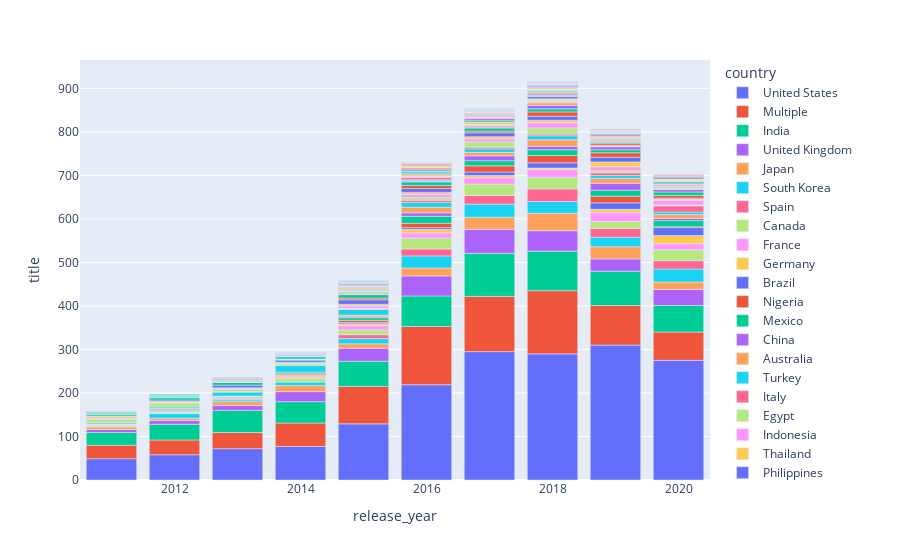

Write notebook code for a chart like this one.
### Code cell
cat_year2 = netflix_country.groupby(["release_year", "country"], as_index=False).agg({'title': pd.Series.count})
cat_year2.sort_values('title', ascending=False, inplace=True)

cat_year2


fig = px.bar(cat_year2.query("release_year > 2010 and release_year < 2021"), x="release_year", y="title", color="country",
           hover_name="country")
fig.show()

### Figure 1 — Plotly figure (JSON) as saved in the notebook; plotly's stock layout.template omitted (floating-point values rounded to 4 significant figures)
{"data": [{"alignmentgroup": "True", "hovertemplate": "<b>%{hovertext}</b><br><br>country=United States<br>release_year=%{x}<br>title=%{y}<extra></extra>", "hovertext": ["United States", "United States", "United States", "United States", "United States", "United States", "United States", "United States", "United States", "United States"], "legendgroup": "United States", "marker": {"color": "#636efa"}, "name": "United States", "offsetgroup": "United States", "orientation": "v", "showlegend": true, "textposition": "auto", "type": "bar", "x": [2019, 2017, 2018, 2020, 2016, 2015, 2014, 2013, 2012, 2011], "xaxis": "x", "y": [310, 295, 290, 275, 219, 129, 77, 72, 58, 49], "yaxis": "y"}, {"alignmentgroup": "True", "hovertemplate": "<b>%{hovertext}</b><br><br>country=Multiple<br>release_year=%{x}<br>title=%{y}<extra></extra>", "hovertext": ["Multiple", "Multiple", "Multiple", "Multiple", "Multiple", "Multiple", "Multiple", "Multiple", "Multiple", "Multiple"], "legendgroup": "Multiple", "marker": {"color": "#EF553B"}, "name": "Multiple", "offsetgroup": "Multiple", "orientation": "v", "showlegend": true, "textposition": "auto", "type": "bar", "x": [2018, 2016, 2017, 2019, 2015, 2020, 2014, 2013, 2012, 2011], "xaxis": "x", "y": [145, 134, 127, 91, 86, 65, 54, 37, 34, 31], "yaxis": "y"}, {"alignmentgroup": "True", "hovertemplate": "<b>%{hovertext}</b><br><br>country=India<br>release_year=%{x}<br>title=%{y}<extra></extra>", "hovertext": ["India", "India", "India", "India", "India", "India", "India", "India", "India", "India"], "legendgroup": "India", "marker": {"color": "#00cc96"}, "name": "India", "offsetgroup": "India", "orientation": "v", "showlegend": true, "textposition": "auto", "type": "bar", "x": [2017, 2018, 2019, 2016, 2020, 2015, 2013, 2014, 2012, 2011], "xaxis": "x", "y": [99, 91, 79, 70, 61, 58, 51, 49, 36, 29], "yaxis": "y"}, {"alignmentgroup": "True", "hovertemplate": "<b>%{hovertext}</b><br><br>country=United Kingdom<br>release_year=%{x}<br>title=%{y}<extra></extra>", "hovertext": ["United Kingdom", "United Kingdom", "United Kingdom", "United Kingdom", "United Kingdom", "United Kingdom", "United Kingdom", "United Kingdom", "United Kingdom", "United Kingdom"], "legendgroup": "United Kingdom", "marker": {"color": "#ab63fa"}, "name": "United Kingdom", "offsetgroup": "United Kingdom", "orientation": "v", "showlegend": true, "textposition": "auto", "type": "bar", "x": [2017, 2018, 2016, 2020, 2015, 2019, 2014, 2013, 2012, 2011], "xaxis": "x", "y": [55, 47, 46, 37, 30, 28, 23, 11, 9, 7], "yaxis": "y"}, {"alignmentgroup": "True", "hovertemplate": "<b>%{hovertext}</b><br><br>country=Japan<br>release_year=%{x}<br>title=%{y}<extra></extra>", "hovertext": ["Japan", "Japan", "Japan", "Japan", "Japan", "Japan", "Japan", "Japan", "Japan", "Japan"], "legendgroup": "Japan", "marker": {"color": "#FFA15A"}, "name": "Japan", "offsetgroup": "Japan", "orientation": "v", "showlegend": true, "textposition": "auto", "type": "bar", "x": [2018, 2019, 2017, 2016, 2020, 2014, 2015, 2013, 2011, 2012], "xaxis": "x", "y": [40, 28, 28, 18, 17, 14, 10, 9, 6, 5], "yaxis": "y"}, {"alignmentgroup": "True", "hovertemplate": "<b>%{hovertext}</b><br><br>country=South Korea<br>release_year=%{x}<br>title=%{y}<extra></extra>", "hovertext": ["South Korea", "South Korea", "South Korea", "South Korea", "South Korea", "South Korea", "South Korea", "South Korea", "South Korea", "South Korea"], "legendgroup": "South Korea", "marker": {"color": "#19d3f3"}, "name": "South Korea", "offsetgroup": "South Korea", "orientation": "v", "showlegend": true, "textposition": "auto", "type": "bar", "x": [2017, 2020, 2016, 2018, 2019, 2015, 2012, 2014, 2013, 2011], "xaxis": "x", "y": [30, 30, 28, 27, 22, 12, 11, 8, 4, 1], "yaxis": "y"}, {"alignmentgroup": "True", "hovertemplate": "<b>%{hovertext}</b><br><br>country=Spain<br>release_year=%{x}<br>title=%{y}<extra></extra>", "hovertext": ["Spain", "Spain", "Spain", "Spain", "Spain", "Spain", "Spain"], "legendgroup": "Spain", "marker": {"color": "#FF6692"}, "name": "Spain", "offsetgroup": "Spain", "orientation": "v", "showlegend": true, "textposition": "auto", "type": "bar", "x": [2018, 2017, 2019, 2020, 2016, 2015, 2013], "xaxis": "x", "y": [29, 20, 20, 19, 16, 9, 2], "yaxis": "y"}, {"alignmentgroup": "True", "hovertemplate": "<b>%{hovertext}</b><br><br>country=Canada<br>release_year=%{x}<br>title=%{y}<extra></extra>", "hovertext": ["Canada", "Canada", "Canada", "Canada", "Canada", "Canada", "Canada", "Canada", "Canada", "Canada"], "legendgroup": "Canada", "marker": {"color": "#B6E880"}, "name": "Canada", "offsetgroup": "Canada", "orientation": "v", "showlegend": true, "textposition": "auto", "type": "bar", "x": [2018, 2017, 2016, 2020, 2019, 2015, 2014, 2011, 2012, 2013], "xaxis": "x", "y": [27, 26, 25, 25, 16, 11, 9, 3, 3, 1], "yaxis": "y"}, {"alignmentgroup": "True", "hovertemplate": "<b>%{hovertext}</b><br><br>country=France<br>release_year=%{x}<br>title=%{y}<extra></extra>", "hovertext": ["France", "France", "France", "France", "France", "France", "France", "France", "France"], "legendgroup": "France", "marker": {"color": "#FF97FF"}, "name": "France", "offsetgroup": "France", "orientation": "v", "showlegend": true, "textposition": "auto", "type": "bar", "x": [2019, 2018, 2017, 2020, 2016, 2015, 2014, 2012, 2011], "xaxis": "x", "y": [21, 17, 15, 14, 12, 10, 3, 1, 1], "yaxis": "y"}, {"alignmentgroup": "True", "hovertemplate": "<b>%{hovertext}</b><br><br>country=Germany<br>release_year=%{x}<br>title=%{y}<extra></extra>", "hovertext": ["Germany", "Germany", "Germany", "Germany", "Germany", "Germany", "Germany", "Germany"], "legendgroup": "Germany", "marker": {"color": "#FECB52"}, "name": "Germany", "offsetgroup": "Germany", "orientation": "v", "showlegend": true, "textposition": "auto", "type": "bar", "x": [2020, 2016, 2019, 2017, 2018, 2015, 2014, 2013], "xaxis": "x", "y": [19, 8, 7, 5, 4, 4, 4, 1], "yaxis": "y"}, {"alignmentgroup": "True", "hovertemplate": "<b>%{hovertext}</b><br><br>country=Brazil<br>release_year=%{x}<br>title=%{y}<extra></extra>", "hovertext": ["Brazil", "Brazil", "Brazil", "Brazil", "Brazil", "Brazil", "Brazil", "Brazil", "Brazil"], "legendgroup": "Brazil", "marker": {"color": "#636efa"}, "name": "Brazil", "offsetgroup": "Brazil", "orientation": "v", "showlegend": true, "textposition": "auto", "type": "bar", "x": [2020, 2019, 2018, 2017, 2016, 2015, 2013, 2012, 2014], "xaxis": "x", "y": [18, 15, 12, 8, 4, 3, 1, 1, 1], "yaxis": "y"}, {"alignmentgroup": "True", "hovertemplate": "<b>%{hovertext}</b><br><br>country=Nigeria<br>release_year=%{x}<br>title=%{y}<extra></extra>", "hovertext": ["Nigeria", "Nigeria", "Nigeria", "Nigeria", "Nigeria", "Nigeria", "Nigeria", "Nigeria", "Nigeria"], "legendgroup": "Nigeria", "marker": {"color": "#EF553B"}, "name": "Nigeria", "offsetgroup": "Nigeria", "orientation": "v", "showlegend": true, "textposition": "auto", "type": "bar", "x": [2018, 2019, 2017, 2016, 2015, 2014, 2020, 2012, 2013], "xaxis": "x", "y": [17, 15, 14, 10, 5, 3, 2, 1, 1], "yaxis": "y"}, {"alignmentgroup": "True", "hovertemplate": "<b>%{hovertext}</b><br><br>country=Mexico<br>release_year=%{x}<br>title=%{y}<extra></extra>", "hovertext": ["Mexico", "Mexico", "Mexico", "Mexico", "Mexico", "Mexico", "Mexico", "Mexico", "Mexico"], "legendgroup": "Mexico", "marker": {"color": "#00cc96"}, "name": "Mexico", "offsetgroup": "Mexico", "orientation": "v", "showlegend": true, "textposition": "auto", "type": "bar", "x": [2016, 2020, 2019, 2018, 2017, 2015, 2014, 2013, 2012], "xaxis": "x", "y": [16, 14, 14, 13, 12, 6, 3, 2, 2], "yaxis": "y"}, {"alignmentgroup": "True", "hovertemplate": "<b>%{hovertext}</b><br><br>country=China<br>release_year=%{x}<br>title=%{y}<extra></extra>", "hovertext": ["China", "China", "China", "China", "China", "China", "China", "China"], "legendgroup": "China", "marker": {"color": "#ab63fa"}, "name": "China", "offsetgroup": "China", "orientation": "v", "showlegend": true, "textposition": "auto", "type": "bar", "x": [2019, 2017, 2016, 2018, 2020, 2015, 2012, 2011], "xaxis": "x", "y": [16, 11, 8, 8, 5, 2, 2, 1], "yaxis": "y"}, {"alignmentgroup": "True", "hovertemplate": "<b>%{hovertext}</b><br><br>country=Australia<br>release_year=%{x}<br>title=%{y}<extra></extra>", "hovertext": ["Australia", "Australia", "Australia", "Australia", "Australia", "Australia", "Australia", "Australia", "Australia"], "legendgroup": "Australia", "marker": {"color": "#FFA15A"}, "name": "Australia", "offsetgroup": "Australia", "orientation": "v", "showlegend": true, "textposition": "auto", "type": "bar", "x": [2018, 2016, 2019, 2020, 2017, 2015, 2012, 2013, 2011], "xaxis": "x", "y": [15, 13, 11, 9, 8, 4, 2, 1, 1], "yaxis": "y"}, {"alignmentgroup": "True", "hovertemplate": "<b>%{hovertext}</b><br><br>country=Turkey<br>release_year=%{x}<br>title=%{y}<extra></extra>", "hovertext": ["Turkey", "Turkey", "Turkey", "Turkey", "Turkey", "Turkey", "Turkey", "Turkey", "Turkey", "Turkey"], "legendgroup": "Turkey", "marker": {"color": "#19d3f3"}, "name": "Turkey", "offsetgroup": "Turkey", "orientation": "v", "showlegend": true, "textposition": "auto", "type": "bar", "x": [2014, 2015, 2016, 2013, 2018, 2017, 2019, 2020, 2012, 2011], "xaxis": "x", "y": [15, 13, 11, 9, 9, 8, 7, 6, 3, 3], "yaxis": "y"}, {"alignmentgroup": "True", "hovertemplate": "<b>%{hovertext}</b><br><br>country=Italy<br>release_year=%{x}<br>title=%{y}<extra></extra>", "hovertext": ["Italy", "Italy", "Italy", "Italy", "Italy", "Italy", "Italy"], "legendgroup": "Italy", "marker": {"color": "#FF6692"}, "name": "Italy", "offsetgroup": "Italy", "orientation": "v", "showlegend": true, "textposition": "auto", "type": "bar", "x": [2020, 2019, 2016, 2017, 2018, 2015, 2013], "xaxis": "x", "y": [14, 6, 5, 4, 4, 1, 1], "yaxis": "y"}, {"alignmentgroup": "True", "hovertemplate": "<b>%{hovertext}</b><br><br>country=Egypt<br>release_year=%{x}<br>title=%{y}<extra></extra>", "hovertext": ["Egypt", "Egypt", "Egypt", "Egypt", "Egypt", "Egypt", "Egypt", "Egypt", "Egypt", "Egypt"], "legendgroup": "Egypt", "marker": {"color": "#B6E880"}, "name": "Egypt", "offsetgroup": "Egypt", "orientation": "v", "showlegend": true, "textposition": "auto", "type": "bar", "x": [2018, 2017, 2012, 2011, 2016, 2019, 2013, 2014, 2015, 2020], "xaxis": "x", "y": [14, 12, 9, 7, 6, 5, 5, 4, 2, 2], "yaxis": "y"}, {"alignmentgroup": "True", "hovertemplate": "<b>%{hovertext}</b><br><br>country=Indonesia<br>release_year=%{x}<br>title=%{y}<extra></extra>", "hovertext": ["Indonesia", "Indonesia", "Indonesia", "Indonesia", "Indonesia", "Indonesia", "Indonesia", "Indonesia", "Indonesia", "Indonesia"], "legendgroup": "Indonesia", "marker": {"color": "#FF97FF"}, "name": "Indonesia", "offsetgroup": "Indonesia", "orientation": "v", "showlegend": true, "textposition": "auto", "type": "bar", "x": [2018, 2020, 2019, 2016, 2017, 2015, 2011, 2013, 2012, 2014], "xaxis": "x", "y": [12, 11, 9, 8, 7, 5, 3, 3, 1, 1], "yaxis": "y"}, {"alignmentgroup": "True", "hovertemplate": "<b>%{hovertext}</b><br><br>country=Thailand<br>release_year=%{x}<br>title=%{y}<extra></extra>", "hovertext": ["Thailand", "Thailand", "Thailand", "Thailand", "Thailand", "Thailand", "Thailand", "Thailand", "Thailand", "Thailand"], "legendgroup": "Thailand", "marker": {"color": "#FECB52"}, "name": "Thailand", "offsetgroup": "Thailand", "orientation": "v", "showlegend": true, "textposition": "auto", "type": "bar", "x": [2019, 2018, 2017, 2016, 2011, 2015, 2012, 2020, 2014, 2013], "xaxis": "x", "y": [11, 6, 5, 4, 4, 4, 3, 3, 2, 1], "yaxis": "y"}, {"alignmentgroup": "True", "hovertemplate": "<b>%{hovertext}</b><br><br>country=Philippines<br>release_year=%{x}<br>title=%{y}<extra></extra>", "hovertext": ["Philippines", "Philippines", "Philippines", "Philippines", "Philippines", "Philippines", "Philippines", "Philippines", "Philippines", "Philippines"], "legendgroup": "Philippines", "marker": {"color": "#636efa"}, "name": "Philippines", "offsetgroup": "Philippines", "orientation": "v", "showlegend": true, "textposition": "auto", "type": "bar", "x": [2019, 2015, 2017, 2016, 2018, 2013, 2014, 2012, 2020, 2011], "xaxis": "x", "y": [11, 10, 9, 9, 9, 6, 4, 3, 2, 1], "yaxis": "y"}, {"alignmentgroup": "True", "hovertemplate": "<b>%{hovertext}</b><br><br>country=Argentina<br>release_year=%{x}<br>title=%{y}<extra></extra>", "hovertext": ["Argentina", "Argentina", "Argentina", "Argentina", "Argentina", "Argentina"], "legendgroup": "Argentina", "marker": {"color": "#EF553B"}, "name": "Argentina", "offsetgroup": "Argentina", "orientation": "v", "showlegend": true, "textposition": "auto", "type": "bar", "x": [2018, 2019, 2016, 2020, 2015, 2017], "xaxis": "x", "y": [10, 10, 7, 6, 4, 4], "yaxis": "y"}, {"alignmentgroup": "True", "hovertemplate": "<b>%{hovertext}</b><br><br>country=Taiwan<br>release_year=%{x}<br>title=%{y}<extra></extra>", "hovertext": ["Taiwan", "Taiwan", "Taiwan", "Taiwan", "Taiwan", "Taiwan", "Taiwan", "Taiwan", "Taiwan", "Taiwan"], "legendgroup": "Taiwan", "marker": {"color": "#00cc96"}, "name": "Taiwan", "offsetgroup": "Taiwan", "orientation": "v", "showlegend": true, "textposition": "auto", "type": "bar", "x": [2016, 2015, 2020, 2019, 2018, 2017, 2013, 2012, 2011, 2014], "xaxis": "x", "y": [8, 8, 8, 7, 7, 7, 6, 5, 4, 3], "yaxis": "y"}, {"alignmentgroup": "True", "hovertemplate": "<b>%{hovertext}</b><br><br>country=Colombia<br>release_year=%{x}<br>title=%{y}<extra></extra>", "hovertext": ["Colombia", "Colombia", "Colombia", "Colombia", "Colombia", "Colombia", "Colombia"], "legendgroup": "Colombia", "marker": {"color": "#ab63fa"}, "name": "Colombia", "offsetgroup": "Colombia", "orientation": "v", "showlegend": true, "textposition": "auto", "type": "bar", "x": [2018, 2019, 2020, 2016, 2017, 2015, 2012], "xaxis": "x", "y": [8, 7, 6, 2, 2, 1, 1], "yaxis": "y"}, {"alignmentgroup": "True", "hovertemplate": "<b>%{hovertext}</b><br><br>country=Malaysia<br>release_year=%{x}<br>title=%{y}<extra></extra>", "hovertext": ["Malaysia", "Malaysia", "Malaysia", "Malaysia", "Malaysia", "Malaysia", "Malaysia", "Malaysia", "Malaysia"], "legendgroup": "Malaysia", "marker": {"color": "#FFA15A"}, "name": "Malaysia", "offsetgroup": "Malaysia", "orientation": "v", "showlegend": true, "textposition": "auto", "type": "bar", "x": [2018, 2015, 2020, 2019, 2013, 2014, 2011, 2017, 2016], "xaxis": "x", "y": [6, 3, 1, 1, 1, 1, 1, 1, 1], "yaxis": "y"}, {"alignmentgroup": "True", "hovertemplate": "<b>%{hovertext}</b><br><br>country=Singapore<br>release_year=%{x}<br>title=%{y}<extra></extra>", "hovertext": ["Singapore", "Singapore", "Singapore", "Singapore", "Singapore", "Singapore", "Singapore", "Singapore"], "legendgroup": "Singapore", "marker": {"color": "#19d3f3"}, "name": "Singapore", "offsetgroup": "Singapore", "orientation": "v", "showlegend": true, "textposition": "auto", "type": "bar", "x": [2014, 2011, 2012, 2016, 2015, 2018, 2020, 2013], "xaxis": "x", "y": [6, 4, 3, 2, 2, 1, 1, 1], "yaxis": "y"}, {"alignmentgroup": "True", "hovertemplate": "<b>%{hovertext}</b><br><br>country=Ireland<br>release_year=%{x}<br>title=%{y}<extra></extra>", "hovertext": ["Ireland", "Ireland", "Ireland"], "legendgroup": "Ireland", "marker": {"color": "#FF6692"}, "name": "Ireland", "offsetgroup": "Ireland", "orientation": "v", "showlegend": true, "textposition": "auto", "type": "bar", "x": [2016, 2017, 2018], "xaxis": "x", "y": [5, 3, 2], "yaxis": "y"}, {"alignmentgroup": "True", "hovertemplate": "<b>%{hovertext}</b><br><br>country=Poland<br>release_year=%{x}<br>title=%{y}<extra></extra>", "hovertext": ["Poland", "Poland", "Poland", "Poland", "Poland"], "legendgroup": "Poland", "marker": {"color": "#B6E880"}, "name": "Poland", "offsetgroup": "Poland", "orientation": "v", "showlegend": true, "textposition": "auto", "type": "bar", "x": [2020, 2019, 2017, 2018, 2015], "xaxis": "x", "y": [5, 2, 2, 2, 1], "yaxis": "y"}, {"alignmentgroup": "True", "hovertemplate": "<b>%{hovertext}</b><br><br>country=Norway<br>release_year=%{x}<br>title=%{y}<extra></extra>", "hovertext": ["Norway", "Norway", "Norway"], "legendgroup": "Norway", "marker": {"color": "#FF97FF"}, "name": "Norway", "offsetgroup": "Norway", "orientation": "v", "showlegend": true, "textposition": "auto", "type": "bar", "x": [2020, 2016, 2018], "xaxis": "x", "y": [5, 3, 1], "yaxis": "y"}, {"alignmentgroup": "True", "hovertemplate": "<b>%{hovertext}</b><br><br>country=Pakistan<br>release_year=%{x}<br>title=%{y}<extra></extra>", "hovertext": ["Pakistan", "Pakistan", "Pakistan", "Pakistan", "Pakistan", "Pakistan", "Pakistan", "Pakistan"], "legendgroup": "Pakistan", "marker": {"color": "#FECB52"}, "name": "Pakistan", "offsetgroup": "Pakistan", "orientation": "v", "showlegend": true, "textposition": "auto", "type": "bar", "x": [2017, 2016, 2018, 2015, 2012, 2013, 2014, 2011], "xaxis": "x", "y": [5, 4, 3, 2, 1, 1, 1, 1], "yaxis": "y"}, {"alignmentgroup": "True", "hovertemplate": "<b>%{hovertext}</b><br><br>country=Denmark<br>release_year=%{x}<br>title=%{y}<extra></extra>", "hovertext": ["Denmark", "Denmark", "Denmark", "Denmark", "Denmark", "Denmark"], "legendgroup": "Denmark", "marker": {"color": "#636efa"}, "name": "Denmark", "offsetgroup": "Denmark", "orientation": "v", "showlegend": true, "textposition": "auto", "type": "bar", "x": [2018, 2016, 2020, 2015, 2012, 2017], "xaxis": "x", "y": [5, 3, 1, 1, 1, 1], "yaxis": "y"}, {"alignmentgroup": "True", "hovertemplate": "<b>%{hovertext}</b><br><br>country=Kuwait<br>release_year=%{x}<br>title=%{y}<extra></extra>", "hovertext": ["Kuwait", "Kuwait"], "legendgroup": "Kuwait", "marker": {"color": "#EF553B"}, "name": "Kuwait", "offsetgroup": "Kuwait", "orientation": "v", "showlegend": true, "textposition": "auto", "type": "bar", "x": [2019, 2018], "xaxis": "x", "y": [4, 1], "yaxis": "y"}, {"alignmentgroup": "True", "hovertemplate": "<b>%{hovertext}</b><br><br>country=South Africa<br>release_year=%{x}<br>title=%{y}<extra></extra>", "hovertext": ["South Africa", "South Africa", "South Africa", "South Africa", "South Africa", "South Africa", "South Africa", "South Africa"], "legendgroup": "South Africa", "marker": {"color": "#00cc96"}, "name": "South Africa", "offsetgroup": "South Africa", "orientation": "v", "showlegend": true, "textposition": "auto", "type": "bar", "x": [2017, 2020, 2019, 2016, 2013, 2015, 2018, 2012], "xaxis": "x", "y": [4, 4, 3, 3, 2, 2, 2, 2], "yaxis": "y"}, {"alignmentgroup": "True", "hovertemplate": "<b>%{hovertext}</b><br><br>country=Lebanon<br>release_year=%{x}<br>title=%{y}<extra></extra>", "hovertext": ["Lebanon", "Lebanon", "Lebanon", "Lebanon", "Lebanon"], "legendgroup": "Lebanon", "marker": {"color": "#ab63fa"}, "name": "Lebanon", "offsetgroup": "Lebanon", "orientation": "v", "showlegend": true, "textposition": "auto", "type": "bar", "x": [2017, 2018, 2019, 2020, 2013], "xaxis": "x", "y": [4, 3, 2, 1, 1], "yaxis": "y"}, {"alignmentgroup": "True", "hovertemplate": "<b>%{hovertext}</b><br><br>country=Netherlands<br>release_year=%{x}<br>title=%{y}<extra></extra>", "hovertext": ["Netherlands", "Netherlands", "Netherlands", "Netherlands", "Netherlands", "Netherlands"], "legendgroup": "Netherlands", "marker": {"color": "#FFA15A"}, "name": "Netherlands", "offsetgroup": "Netherlands", "orientation": "v", "showlegend": true, "textposition": "auto", "type": "bar", "x": [2018, 2015, 2017, 2019, 2020, 2016], "xaxis": "x", "y": [4, 3, 2, 2, 2, 1], "yaxis": "y"}, {"alignmentgroup": "True", "hovertemplate": "<b>%{hovertext}</b><br><br>country=New Zealand<br>release_year=%{x}<br>title=%{y}<extra></extra>", "hovertext": ["New Zealand", "New Zealand", "New Zealand"], "legendgroup": "New Zealand", "marker": {"color": "#19d3f3"}, "name": "New Zealand", "offsetgroup": "New Zealand", "orientation": "v", "showlegend": true, "textposition": "auto", "type": "bar", "x": [2016, 2018, 2015], "xaxis": "x", "y": [4, 3, 2], "yaxis": "y"}, {"alignmentgroup": "True", "hovertemplate": "<b>%{hovertext}</b><br><br>country=Hong Kong<br>release_year=%{x}<br>title=%{y}<extra></extra>", "hovertext": ["Hong Kong", "Hong Kong", "Hong Kong", "Hong Kong", "Hong Kong", "Hong Kong", "Hong Kong", "Hong Kong"], "legendgroup": "Hong Kong", "marker": {"color": "#FF6692"}, "name": "Hong Kong", "offsetgroup": "Hong Kong", "orientation": "v", "showlegend": true, "textposition": "auto", "type": "bar", "x": [2016, 2019, 2013, 2014, 2018, 2015, 2011, 2017], "xaxis": "x", "y": [4, 3, 2, 2, 1, 1, 1, 1], "yaxis": "y"}, {"alignmentgroup": "True", "hovertemplate": "<b>%{hovertext}</b><br><br>country=United Arab Emirates<br>release_year=%{x}<br>title=%{y}<extra></extra>", "hovertext": ["United Arab Emirates", "United Arab Emirates", "United Arab Emirates", "United Arab Emirates", "United Arab Emirates", "United Arab Emirates"], "legendgroup": "United Arab Emirates", "marker": {"color": "#B6E880"}, "name": "United Arab Emirates", "offsetgroup": "United Arab Emirates", "orientation": "v", "showlegend": true, "textposition": "auto", "type": "bar", "x": [2019, 2018, 2016, 2020, 2014, 2015], "xaxis": "x", "y": [3, 3, 2, 1, 1, 1], "yaxis": "y"}, {"alignmentgroup": "True", "hovertemplate": "<b>%{hovertext}</b><br><br>country=Belgium<br>release_year=%{x}<br>title=%{y}<extra></extra>", "hovertext": ["Belgium", "Belgium", "Belgium", "Belgium"], "legendgroup": "Belgium", "marker": {"color": "#FF97FF"}, "name": "Belgium", "offsetgroup": "Belgium", "orientation": "v", "showlegend": true, "textposition": "auto", "type": "bar", "x": [2017, 2019, 2018, 2020], "xaxis": "x", "y": [3, 2, 1, 1], "yaxis": "y"}, {"alignmentgroup": "True", "hovertemplate": "<b>%{hovertext}</b><br><br>country=Chile<br>release_year=%{x}<br>title=%{y}<extra></extra>", "hovertext": ["Chile", "Chile", "Chile", "Chile", "Chile", "Chile", "Chile"], "legendgroup": "Chile", "marker": {"color": "#FECB52"}, "name": "Chile", "offsetgroup": "Chile", "orientation": "v", "showlegend": true, "textposition": "auto", "type": "bar", "x": [2016, 2018, 2019, 2015, 2013, 2020, 2017], "xaxis": "x", "y": [3, 3, 2, 2, 2, 1, 1], "yaxis": "y"}, {"alignmentgroup": "True", "hovertemplate": "<b>%{hovertext}</b><br><br>country=Russia<br>release_year=%{x}<br>title=%{y}<extra></extra>", "hovertext": ["Russia", "Russia", "Russia", "Russia", "Russia", "Russia", "Russia", "Russia"], "legendgroup": "Russia", "marker": {"color": "#636efa"}, "name": "Russia", "offsetgroup": "Russia", "orientation": "v", "showlegend": true, "textposition": "auto", "type": "bar", "x": [2015, 2019, 2017, 2018, 2020, 2014, 2013, 2016], "xaxis": "x", "y": [3, 3, 2, 2, 1, 1, 1, 1], "yaxis": "y"}, {"alignmentgroup": "True", "hovertemplate": "<b>%{hovertext}</b><br><br>country=Sweden<br>release_year=%{x}<br>title=%{y}<extra></extra>", "hovertext": ["Sweden", "Sweden", "Sweden", "Sweden"], "legendgroup": "Sweden", "marker": {"color": "#EF553B"}, "name": "Sweden", "offsetgroup": "Sweden", "orientation": "v", "showlegend": true, "textposition": "auto", "type": "bar", "x": [2020, 2016, 2019, 2017], "xaxis": "x", "y": [3, 3, 2, 2], "yaxis": "y"}, {"alignmentgroup": "True", "hovertemplate": "<b>%{hovertext}</b><br><br>country=Saudi Arabia<br>release_year=%{x}<br>title=%{y}<extra></extra>", "hovertext": ["Saudi Arabia", "Saudi Arabia", "Saudi Arabia", "Saudi Arabia"], "legendgroup": "Saudi Arabia", "marker": {"color": "#00cc96"}, "name": "Saudi Arabia", "offsetgroup": "Saudi Arabia", "orientation": "v", "showlegend": true, "textposition": "auto", "type": "bar", "x": [2020, 2014, 2013, 2016], "xaxis": "x", "y": [3, 1, 1, 1], "yaxis": "y"}, {"alignmentgroup": "True", "hovertemplate": "<b>%{hovertext}</b><br><br>country=Israel<br>release_year=%{x}<br>title=%{y}<extra></extra>", "hovertext": ["Israel", "Israel", "Israel", "Israel", "Israel", "Israel"], "legendgroup": "Israel", "marker": {"color": "#ab63fa"}, "name": "Israel", "offsetgroup": "Israel", "orientation": "v", "showlegend": true, "textposition": "auto", "type": "bar", "x": [2018, 2015, 2020, 2014, 2017, 2016], "xaxis": "x", "y": [3, 2, 1, 1, 1, 1], "yaxis": "y"}, {"alignmentgroup": "True", "hovertemplate": "<b>%{hovertext}</b><br><br>country=Bangladesh<br>release_year=%{x}<br>title=%{y}<extra></extra>", "hovertext": ["Bangladesh"], "legendgroup": "Bangladesh", "marker": {"color": "#FFA15A"}, "name": "Bangladesh", "offsetgroup": "Bangladesh", "orientation": "v", "showlegend": true, "textposition": "auto", "type": "bar", "x": [2018], "xaxis": "x", "y": [2], "yaxis": "y"}, {"alignmentgroup": "True", "hovertemplate": "<b>%{hovertext}</b><br><br>country=Romania<br>release_year=%{x}<br>title=%{y}<extra></extra>", "hovertext": ["Romania", "Romania", "Romania", "Romania"], "legendgroup": "Romania", "marker": {"color": "#19d3f3"}, "name": "Romania", "offsetgroup": "Romania", "orientation": "v", "showlegend": true, "textposition": "auto", "type": "bar", "x": [2019, 2015, 2014, 2016], "xaxis": "x", "y": [2, 1, 1, 1], "yaxis": "y"}, {"alignmentgroup": "True", "hovertemplate": "<b>%{hovertext}</b><br><br>country=Iceland<br>release_year=%{x}<br>title=%{y}<extra></extra>", "hovertext": ["Iceland", "Iceland", "Iceland"], "legendgroup": "Iceland", "marker": {"color": "#FF6692"}, "name": "Iceland", "offsetgroup": "Iceland", "orientation": "v", "showlegend": true, "textposition": "auto", "type": "bar", "x": [2020, 2015, 2017], "xaxis": "x", "y": [2, 1, 1], "yaxis": "y"}, {"alignmentgroup": "True", "hovertemplate": "<b>%{hovertext}</b><br><br>country=Ghana<br>release_year=%{x}<br>title=%{y}<extra></extra>", "hovertext": ["Ghana", "Ghana", "Ghana"], "legendgroup": "Ghana", "marker": {"color": "#B6E880"}, "name": "Ghana", "offsetgroup": "Ghana", "orientation": "v", "showlegend": true, "textposition": "auto", "type": "bar", "x": [2018, 2019, 2017], "xaxis": "x", "y": [1, 1, 1], "yaxis": "y"}, {"alignmentgroup": "True", "hovertemplate": "<b>%{hovertext}</b><br><br>country=Bulgaria<br>release_year=%{x}<br>title=%{y}<extra></extra>", "hovertext": ["Bulgaria"], "legendgroup": "Bulgaria", "marker": {"color": "#FF97FF"}, "name": "Bulgaria", "offsetgroup": "Bulgaria", "orientation": "v", "showlegend": true, "textposition": "auto", "type": "bar", "x": [2018], "xaxis": "x", "y": [1], "yaxis": "y"}, {"alignmentgroup": "True", "hovertemplate": "<b>%{hovertext}</b><br><br>country=Austria<br>release_year=%{x}<br>title=%{y}<extra></extra>", "hovertext": ["Austria", "Austria", "Austria"], "legendgroup": "Austria", "marker": {"color": "#FECB52"}, "name": "Austria", "offsetgroup": "Austria", "orientation": "v", "showlegend": true, "textposition": "auto", "type": "bar", "x": [2019, 2020, 2017], "xaxis": "x", "y": [1, 1, 1], "yaxis": "y"}, {"alignmentgroup": "True", "hovertemplate": "<b>%{hovertext}</b><br><br>country=Finland<br>release_year=%{x}<br>title=%{y}<extra></extra>", "hovertext": ["Finland"], "legendgroup": "Finland", "marker": {"color": "#636efa"}, "name": "Finland", "offsetgroup": "Finland", "orientation": "v", "showlegend": true, "textposition": "auto", "type": "bar", "x": [2018], "xaxis": "x", "y": [1], "yaxis": "y"}, {"alignmentgroup": "True", "hovertemplate": "<b>%{hovertext}</b><br><br>country=Croatia<br>release_year=%{x}<br>title=%{y}<extra></extra>", "hovertext": ["Croatia"], "legendgroup": "Croatia", "marker": {"color": "#EF553B"}, "name": "Croatia", "offsetgroup": "Croatia", "orientation": "v", "showlegend": true, "textposition": "auto", "type": "bar", "x": [2018], "xaxis": "x", "y": [1], "yaxis": "y"}, {"alignmentgroup": "True", "hovertemplate": "<b>%{hovertext}</b><br><br>country=Kenya<br>release_year=%{x}<br>title=%{y}<extra></extra>", "hovertext": ["Kenya", "Kenya"], "legendgroup": "Kenya", "marker": {"color": "#00cc96"}, "name": "Kenya", "offsetgroup": "Kenya", "orientation": "v", "showlegend": true, "textposition": "auto", "type": "bar", "x": [2018, 2019], "xaxis": "x", "y": [1, 1], "yaxis": "y"}, {"alignmentgroup": "True", "hovertemplate": "<b>%{hovertext}</b><br><br>country=Peru<br>release_year=%{x}<br>title=%{y}<extra></extra>", "hovertext": ["Peru", "Peru", "Peru"], "legendgroup": "Peru", "marker": {"color": "#ab63fa"}, "name": "Peru", "offsetgroup": "Peru", "orientation": "v", "showlegend": true, "textposition": "auto", "type": "bar", "x": [2018, 2015, 2017], "xaxis": "x", "y": [1, 1, 1], "yaxis": "y"}, {"alignmentgroup": "True", "hovertemplate": "<b>%{hovertext}</b><br><br>country=Switzerland<br>release_year=%{x}<br>title=%{y}<extra></extra>", "hovertext": ["Switzerland", "Switzerland"], "legendgroup": "Switzerland", "marker": {"color": "#FFA15A"}, "name": "Switzerland", "offsetgroup": "Switzerland", "orientation": "v", "showlegend": true, "textposition": "auto", "type": "bar", "x": [2018, 2015], "xaxis": "x", "y": [1, 1], "yaxis": "y"}, {"alignmentgroup": "True", "hovertemplate": "<b>%{hovertext}</b><br><br>country=Hungary<br>release_year=%{x}<br>title=%{y}<extra></extra>", "hovertext": ["Hungary", "Hungary", "Hungary", "Hungary"], "legendgroup": "Hungary", "marker": {"color": "#19d3f3"}, "name": "Hungary", "offsetgroup": "Hungary", "orientation": "v", "showlegend": true, "textposition": "auto", "type": "bar", "x": [2018, 2019, 2017, 2016], "xaxis": "x", "y": [1, 1, 1, 1], "yaxis": "y"}, {"alignmentgroup": "True", "hovertemplate": "<b>%{hovertext}</b><br><br>country=Vietnam<br>release_year=%{x}<br>title=%{y}<extra></extra>", "hovertext": ["Vietnam", "Vietnam", "Vietnam", "Vietnam", "Vietnam"], "legendgroup": "Vietnam", "marker": {"color": "#FF6692"}, "name": "Vietnam", "offsetgroup": "Vietnam", "orientation": "v", "showlegend": true, "textposition": "auto", "type": "bar", "x": [2020, 2019, 2014, 2015, 2016], "xaxis": "x", "y": [1, 1, 1, 1, 1], "yaxis": "y"}, {"alignmentgroup": "True", "hovertemplate": "<b>%{hovertext}</b><br><br>country=Uruguay<br>release_year=%{x}<br>title=%{y}<extra></extra>", "hovertext": ["Uruguay", "Uruguay"], "legendgroup": "Uruguay", "marker": {"color": "#B6E880"}, "name": "Uruguay", "offsetgroup": "Uruguay", "orientation": "v", "showlegend": true, "textposition": "auto", "type": "bar", "x": [2020, 2019], "xaxis": "x", "y": [1, 1], "yaxis": "y"}, {"alignmentgroup": "True", "hovertemplate": "<b>%{hovertext}</b><br><br>country=Namibia<br>release_year=%{x}<br>title=%{y}<extra></extra>", "hovertext": ["Namibia"], "legendgroup": "Namibia", "marker": {"color": "#FF97FF"}, "name": "Namibia", "offsetgroup": "Namibia", "orientation": "v", "showlegend": true, "textposition": "auto", "type": "bar", "x": [2019], "xaxis": "x", "y": [1], "yaxis": "y"}, {"alignmentgroup": "True", "hovertemplate": "<b>%{hovertext}</b><br><br>country=Jordan<br>release_year=%{x}<br>title=%{y}<extra></extra>", "hovertext": ["Jordan"], "legendgroup": "Jordan", "marker": {"color": "#FECB52"}, "name": "Jordan", "offsetgroup": "Jordan", "orientation": "v", "showlegend": true, "textposition": "auto", "type": "bar", "x": [2019], "xaxis": "x", "y": [1], "yaxis": "y"}, {"alignmentgroup": "True", "hovertemplate": "<b>%{hovertext}</b><br><br>country=Senegal<br>release_year=%{x}<br>title=%{y}<extra></extra>", "hovertext": ["Senegal"], "legendgroup": "Senegal", "marker": {"color": "#636efa"}, "name": "Senegal", "offsetgroup": "Senegal", "orientation": "v", "showlegend": true, "textposition": "auto", "type": "bar", "x": [2019], "xaxis": "x", "y": [1], "yaxis": "y"}, {"alignmentgroup": "True", "hovertemplate": "<b>%{hovertext}</b><br><br>country=Zimbabwe<br>release_year=%{x}<br>title=%{y}<extra></extra>", "hovertext": ["Zimbabwe"], "legendgroup": "Zimbabwe", "marker": {"color": "#EF553B"}, "name": "Zimbabwe", "offsetgroup": "Zimbabwe", "orientation": "v", "showlegend": true, "textposition": "auto", "type": "bar", "x": [2017], "xaxis": "x", "y": [1], "yaxis": "y"}, {"alignmentgroup": "True", "hovertemplate": "<b>%{hovertext}</b><br><br>country=Ukraine<br>release_year=%{x}<br>title=%{y}<extra></extra>", "hovertext": ["Ukraine", "Ukraine"], "legendgroup": "Ukraine", "marker": {"color": "#00cc96"}, "name": "Ukraine", "offsetgroup": "Ukraine", "orientation": "v", "showlegend": true, "textposition": "auto", "type": "bar", "x": [2015, 2017], "xaxis": "x", "y": [1, 1], "yaxis": "y"}, {"alignmentgroup": "True", "hovertemplate": "<b>%{hovertext}</b><br><br>country=Guatemala<br>release_year=%{x}<br>title=%{y}<extra></extra>", "hovertext": ["Guatemala"], "legendgroup": "Guatemala", "marker": {"color": "#ab63fa"}, "name": "Guatemala", "offsetgroup": "Guatemala", "orientation": "v", "showlegend": true, "textposition": "auto", "type": "bar", "x": [2017], "xaxis": "x", "y": [1], "yaxis": "y"}, {"alignmentgroup": "True", "hovertemplate": "<b>%{hovertext}</b><br><br>country=Cyprus<br>release_year=%{x}<br>title=%{y}<extra></extra>", "hovertext": ["Cyprus"], "legendgroup": "Cyprus", "marker": {"color": "#FFA15A"}, "name": "Cyprus", "offsetgroup": "Cyprus", "orientation": "v", "showlegend": true, "textposition": "auto", "type": "bar", "x": [2017], "xaxis": "x", "y": [1], "yaxis": "y"}, {"alignmentgroup": "True", "hovertemplate": "<b>%{hovertext}</b><br><br>country=Cambodia<br>release_year=%{x}<br>title=%{y}<extra></extra>", "hovertext": ["Cambodia"], "legendgroup": "Cambodia", "marker": {"color": "#19d3f3"}, "name": "Cambodia", "offsetgroup": "Cambodia", "orientation": "v", "showlegend": true, "textposition": "auto", "type": "bar", "x": [2017], "xaxis": "x", "y": [1], "yaxis": "y"}, {"alignmentgroup": "True", "hovertemplate": "<b>%{hovertext}</b><br><br>country=Venezuela<br>release_year=%{x}<br>title=%{y}<extra></extra>", "hovertext": ["Venezuela"], "legendgroup": "Venezuela", "marker": {"color": "#FF6692"}, "name": "Venezuela", "offsetgroup": "Venezuela", "orientation": "v", "showlegend": true, "textposition": "auto", "type": "bar", "x": [2017], "xaxis": "x", "y": [1], "yaxis": "y"}, {"alignmentgroup": "True", "hovertemplate": "<b>%{hovertext}</b><br><br>country=Belarus<br>release_year=%{x}<br>title=%{y}<extra></extra>", "hovertext": ["Belarus"], "legendgroup": "Belarus", "marker": {"color": "#B6E880"}, "name": "Belarus", "offsetgroup": "Belarus", "orientation": "v", "showlegend": true, "textposition": "auto", "type": "bar", "x": [2016], "xaxis": "x", "y": [1], "yaxis": "y"}], "layout": {"barmode": "relative", "legend": {"title": {"text": "country"}, "tracegroupgap": 0}, "margin": {"t": 60}, "xaxis": {"anchor": "y", "domain": [0, 1], "title": {"text": "release_year"}}, "yaxis": {"anchor": "x", "domain": [0, 1], "title": {"text": "title"}}}}
